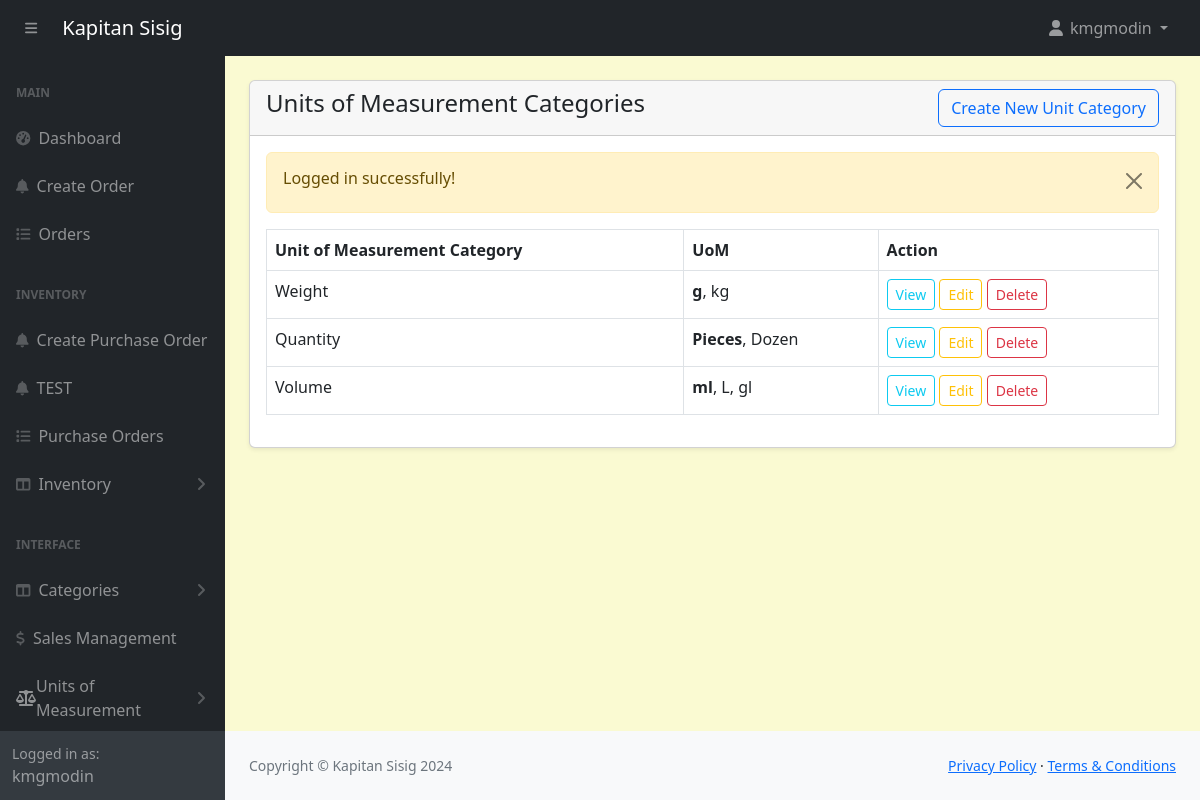
The app's page /POS-System-KapitanSisig/admin/units.php (signed in) with its own data.
### tables this page shows
CREATE TABLE `unit_categories` (
  `id` int(11) NOT NULL,
  `category_unit_name` varchar(255) NOT NULL
);

CREATE TABLE `units_of_measure` (
  `id` int(11) NOT NULL,
  `category_id` int(11) DEFAULT NULL,
  `uom_name` varchar(255) DEFAULT NULL,
  `type` enum('reference','bigger','smaller') DEFAULT NULL,
  `ratio` decimal(10,5) DEFAULT NULL,
  `active` tinyint(1) DEFAULT 1,
  `rounding_precision` decimal(10,5) DEFAULT NULL
);

### POS-System-KapitanSisig/admin/units.php (the view, shortened to what this page needs)
<?php include('includes/header.php'); ?>
<div class="container-fluid px-4">
    <div class="card mt-4 shadow-sm">
        <div class="card-header">
            <h4 class="mb-0">Units of Measurement Categories
                <a href="units-category.php" class="btn btn-outline-primary float-end">Create New Unit Category</a>
            </h4>
        </div>
        <div class="card-body">
            <div class="table-responsive">
                <table class="table table-bordered table-hover">
                    <thead>
                        <tr>
                            <th>Unit of Measurement Category</th>
                            <th>UoM</th>
                            <th>Action</th>
                        </tr>
                    </thead>
                    <tbody>
                        <?php
                        $sql = "SELECT * FROM unit_categories";
                        $result = $conn->query($sql);
                        if ($result->num_rows > 0) {
                            while($row = $result->fetch_assoc()) {
                                echo "<tr>";
                                echo "<td>" . htmlspecialchars($row['category_unit_name']) . "</td>";
                                $category_id = $row['id'];
                                $uom_sql = "SELECT * FROM units_of_measure WHERE category_id = $category_id AND active = 1";
                                $uom_result = $conn->query($uom_sql);
                                $uoms = [];
                                if ($uom_result->num_rows > 0) {
                                    while ($uom_row = $uom_result->fetch_assoc()) {
                                        if ($uom_row['type'] == 'reference') {
                                            $uoms[] = "<strong>" . htmlspecialchars($uom_row['uom_name']) . "</strong>";
                                        } else {
                                            $uoms[] = htmlspecialchars($uom_row['uom_name']);
                                        }
                                    }
                                }
                                echo "<td>" . implode(', ', $uoms) . "</td>";
                                echo "<td>
                                    <a href='units-view-category.php?id=" . $row['id'] . "' class='btn btn-sm btn-outline-info'>View</a>
                                    <a href='units-edit-category.php?id=" . $row['id'] . "' class='btn btn-sm btn-outline-warning'>Edit</a>
                                    <a href='code.php?delete=" . $row['id'] . "' class='btn btn-sm btn-outline-danger' onclick='return confirm(\"Are you sure you want to delete this category?\");'>Delete</a>                                </td>";
                                echo "</tr>";
                            }
                        } else {
                            echo "<tr><td colspan='3'>No categories found</td></tr>";
                        }
                        ?>
                    </tbody>
                </table>
            </div>
        </div>
    </div>
</div>
<?php include('includes/footer.php'); ?>

### POS-System-KapitanSisig/admin/assets/css/custom.css (style rules this page uses)
body { margin: 0; font-family: system-ui, -apple-system, "Segoe UI", Roboto, "Helvetica Neue", "Noto Sans", "Liberation Sans", Arial, sans-serif; font-size: 1rem; font-weight: 400; line-height: 1.5; color: #212529; text-align: left; background-color: #FAFAD2; -webkit-text-size-adjust: 100%; -webkit-tap-highlight-color: rgba(0, 0, 0, 0); }

### records on screen
unit_categories: category_unit_name "Weight", units_of_measure.uom_name "g", uoms ", kg"
unit_categories: category_unit_name "Quantity", units_of_measure.uom_name "Pieces", uoms ", Dozen"
unit_categories: category_unit_name "Volume", units_of_measure.uom_name "ml", uoms ", L, gl"

### other values on screen
$_SESSION['loggedInUser']['username'] "kmgmodin"
$_SESSION['message'] "Logged in successfully!"
